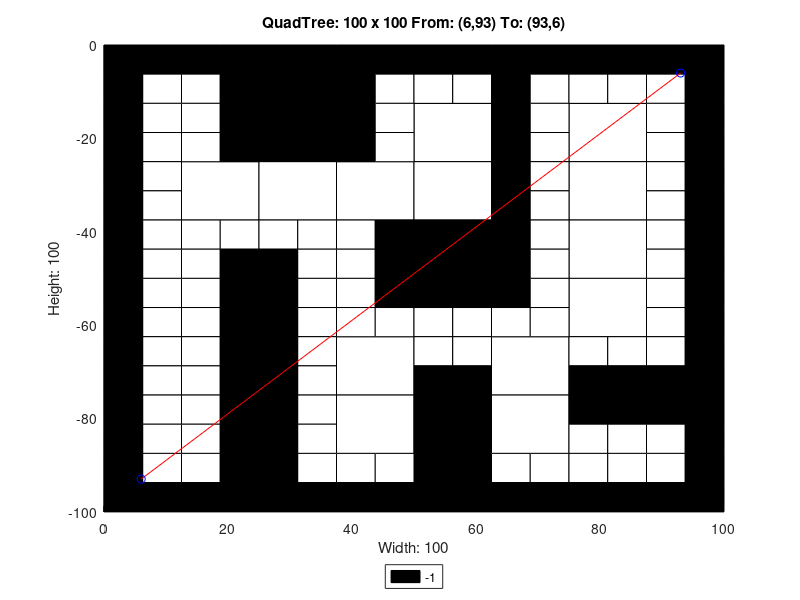

Write the MATLAB code that produced this figure.
axis([0 100 -100 0]);
title('QuadTree: 100 x 100 From: (6,93) To: (93,6)');
xlabel('Width: 100');
ylabel('Height: 100');
rectangle('Position',[25 -12.5 12.5 12.5], 'FaceColor',[0 0 0]);
rectangle('Position',[25 -25 12.5 12.5], 'FaceColor',[0 0 0]);
rectangle('Position',[12.5 -37.5 12.5 12.5], 'FaceColor',[1 1 1]);
rectangle('Position',[25 -37.5 12.5 12.5], 'FaceColor',[1 1 1]);
rectangle('Position',[37.5 -37.5 12.5 12.5], 'FaceColor',[1 1 1]);
rectangle('Position',[50 -25 12.5 12.5], 'FaceColor',[1 1 1]);
rectangle('Position',[75 -25 12.5 12.5], 'FaceColor',[1 1 1]);
rectangle('Position',[50 -37.5 12.5 12.5], 'FaceColor',[1 1 1]);
rectangle('Position',[50 -50 12.5 12.5], 'FaceColor',[0 0 0]);
rectangle('Position',[75 -37.5 12.5 12.5], 'FaceColor',[1 1 1]);
rectangle('Position',[75 -50 12.5 12.5], 'FaceColor',[1 1 1]);
rectangle('Position',[37.5 -75 12.5 12.5], 'FaceColor',[1 1 1]);
rectangle('Position',[37.5 -87.5 12.5 12.5], 'FaceColor',[1 1 1]);
rectangle('Position',[62.5 -75 12.5 12.5], 'FaceColor',[1 1 1]);
rectangle('Position',[75 -62.5 12.5 12.5], 'FaceColor',[1 1 1]);
rectangle('Position',[50 -87.5 12.5 12.5], 'FaceColor',[0 0 0]);
rectangle('Position',[62.5 -87.5 12.5 12.5], 'FaceColor',[1 1 1]);
rectangle('Position',[50 -100 12.5 12.5], 'FaceColor',[0 0 0]);
rectangle('Position',[0 -6.25 6.25 6.25], 'FaceColor',[0 0 0]);
rectangle('Position',[6.25 -6.25 6.25 6.25], 'FaceColor',[0 0 0]);
rectangle('Position',[0 -12.5 6.25 6.25], 'FaceColor',[0 0 0]);
rectangle('Position',[6.25 -12.5 6.25 6.25], 'FaceColor',[1 1 1]);
rectangle('Position',[12.5 -6.25 6.25 6.25], 'FaceColor',[0 0 0]);
rectangle('Position',[18.75 -6.25 6.25 6.25], 'FaceColor',[0 0 0]);
rectangle('Position',[12.5 -12.5 6.25 6.25], 'FaceColor',[1 1 1]);
rectangle('Position',[18.75 -12.5 6.25 6.25], 'FaceColor',[0 0 0]);
rectangle('Position',[0 -18.75 6.25 6.25], 'FaceColor',[0 0 0]);
rectangle('Position',[6.25 -18.75 6.25 6.25], 'FaceColor',[1 1 1]);
rectangle('Position',[0 -25 6.25 6.25], 'FaceColor',[0 0 0]);
rectangle('Position',[6.25 -25 6.25 6.25], 'FaceColor',[1 1 1]);
rectangle('Position',[12.5 -18.75 6.25 6.25], 'FaceColor',[1 1 1]);
rectangle('Position',[18.75 -18.75 6.25 6.25], 'FaceColor',[0 0 0]);
rectangle('Position',[12.5 -25 6.25 6.25], 'FaceColor',[1 1 1]);
rectangle('Position',[18.75 -25 6.25 6.25], 'FaceColor',[0 0 0]);
rectangle('Position',[37.5 -6.25 6.25 6.25], 'FaceColor',[0 0 0]);
rectangle('Position',[43.75 -6.25 6.25 6.25], 'FaceColor',[0 0 0]);
rectangle('Position',[37.5 -12.5 6.25 6.25], 'FaceColor',[0 0 0]);
rectangle('Position',[43.75 -12.5 6.25 6.25], 'FaceColor',[1 1 1]);
rectangle('Position',[37.5 -18.75 6.25 6.25], 'FaceColor',[0 0 0]);
rectangle('Position',[43.75 -18.75 6.25 6.25], 'FaceColor',[1 1 1]);
rectangle('Position',[37.5 -25 6.25 6.25], 'FaceColor',[0 0 0]);
rectangle('Position',[43.75 -25 6.25 6.25], 'FaceColor',[1 1 1]);
rectangle('Position',[0 -31.25 6.25 6.25], 'FaceColor',[0 0 0]);
rectangle('Position',[6.25 -31.25 6.25 6.25], 'FaceColor',[1 1 1]);
rectangle('Position',[0 -37.5 6.25 6.25], 'FaceColor',[0 0 0]);
rectangle('Position',[6.25 -37.5 6.25 6.25], 'FaceColor',[1 1 1]);
rectangle('Position',[0 -43.75 6.25 6.25], 'FaceColor',[0 0 0]);
rectangle('Position',[6.25 -43.75 6.25 6.25], 'FaceColor',[1 1 1]);
rectangle('Position',[0 -50 6.25 6.25], 'FaceColor',[0 0 0]);
rectangle('Position',[6.25 -50 6.25 6.25], 'FaceColor',[1 1 1]);
rectangle('Position',[12.5 -43.75 6.25 6.25], 'FaceColor',[1 1 1]);
rectangle('Position',[18.75 -43.75 6.25 6.25], 'FaceColor',[1 1 1]);
rectangle('Position',[12.5 -50 6.25 6.25], 'FaceColor',[1 1 1]);
rectangle('Position',[18.75 -50 6.25 6.25], 'FaceColor',[0 0 0]);
rectangle('Position',[25 -43.75 6.25 6.25], 'FaceColor',[1 1 1]);
rectangle('Position',[31.25 -43.75 6.25 6.25], 'FaceColor',[1 1 1]);
rectangle('Position',[25 -50 6.25 6.25], 'FaceColor',[0 0 0]);
rectangle('Position',[31.25 -50 6.25 6.25], 'FaceColor',[1 1 1]);
rectangle('Position',[37.5 -43.75 6.25 6.25], 'FaceColor',[1 1 1]);
rectangle('Position',[43.75 -43.75 6.25 6.25], 'FaceColor',[0 0 0]);
rectangle('Position',[37.5 -50 6.25 6.25], 'FaceColor',[1 1 1]);
rectangle('Position',[43.75 -50 6.25 6.25], 'FaceColor',[0 0 0]);
rectangle('Position',[50 -6.25 6.25 6.25], 'FaceColor',[0 0 0]);
rectangle('Position',[56.25 -6.25 6.25 6.25], 'FaceColor',[0 0 0]);
rectangle('Position',[50 -12.5 6.25 6.25], 'FaceColor',[1 1 1]);
rectangle('Position',[56.25 -12.5 6.25 6.25], 'FaceColor',[1 1 1]);
rectangle('Position',[62.5 -6.25 6.25 6.25], 'FaceColor',[0 0 0]);
rectangle('Position',[68.75 -6.25 6.25 6.25], 'FaceColor',[0 0 0]);
rectangle('Position',[62.5 -12.5 6.25 6.25], 'FaceColor',[0 0 0]);
rectangle('Position',[68.75 -12.5 6.25 6.25], 'FaceColor',[1 1 1]);
rectangle('Position',[62.5 -18.75 6.25 6.25], 'FaceColor',[0 0 0]);
rectangle('Position',[68.75 -18.75 6.25 6.25], 'FaceColor',[1 1 1]);
rectangle('Position',[62.5 -25 6.25 6.25], 'FaceColor',[0 0 0]);
rectangle('Position',[68.75 -25 6.25 6.25], 'FaceColor',[1 1 1]);
rectangle('Position',[75 -6.25 6.25 6.25], 'FaceColor',[0 0 0]);
rectangle('Position',[81.25 -6.25 6.25 6.25], 'FaceColor',[0 0 0]);
rectangle('Position',[75 -12.5 6.25 6.25], 'FaceColor',[1 1 1]);
rectangle('Position',[81.25 -12.5 6.25 6.25], 'FaceColor',[1 1 1]);
rectangle('Position',[87.5 -6.25 6.25 6.25], 'FaceColor',[0 0 0]);
rectangle('Position',[93.75 -6.25 6.25 6.25], 'FaceColor',[0 0 0]);
rectangle('Position',[87.5 -12.5 6.25 6.25], 'FaceColor',[1 1 1]);
rectangle('Position',[93.75 -12.5 6.25 6.25], 'FaceColor',[0 0 0]);
rectangle('Position',[87.5 -18.75 6.25 6.25], 'FaceColor',[1 1 1]);
rectangle('Position',[93.75 -18.75 6.25 6.25], 'FaceColor',[0 0 0]);
rectangle('Position',[87.5 -25 6.25 6.25], 'FaceColor',[1 1 1]);
rectangle('Position',[93.75 -25 6.25 6.25], 'FaceColor',[0 0 0]);
rectangle('Position',[62.5 -31.25 6.25 6.25], 'FaceColor',[0 0 0]);
rectangle('Position',[68.75 -31.25 6.25 6.25], 'FaceColor',[1 1 1]);
rectangle('Position',[62.5 -37.5 6.25 6.25], 'FaceColor',[0 0 0]);
rectangle('Position',[68.75 -37.5 6.25 6.25], 'FaceColor',[1 1 1]);
rectangle('Position',[62.5 -43.75 6.25 6.25], 'FaceColor',[0 0 0]);
rectangle('Position',[68.75 -43.75 6.25 6.25], 'FaceColor',[1 1 1]);
rectangle('Position',[62.5 -50 6.25 6.25], 'FaceColor',[0 0 0]);
rectangle('Position',[68.75 -50 6.25 6.25], 'FaceColor',[1 1 1]);
rectangle('Position',[87.5 -31.25 6.25 6.25], 'FaceColor',[1 1 1]);
rectangle('Position',[93.75 -31.25 6.25 6.25], 'FaceColor',[0 0 0]);
rectangle('Position',[87.5 -37.5 6.25 6.25], 'FaceColor',[1 1 1]);
rectangle('Position',[93.75 -37.5 6.25 6.25], 'FaceColor',[0 0 0]);
rectangle('Position',[87.5 -43.75 6.25 6.25], 'FaceColor',[1 1 1]);
rectangle('Position',[93.75 -43.75 6.25 6.25], 'FaceColor',[0 0 0]);
rectangle('Position',[87.5 -50 6.25 6.25], 'FaceColor',[1 1 1]);
rectangle('Position',[93.75 -50 6.25 6.25], 'FaceColor',[0 0 0]);
rectangle('Position',[0 -56.25 6.25 6.25], 'FaceColor',[0 0 0]);
rectangle('Position',[6.25 -56.25 6.25 6.25], 'FaceColor',[1 1 1]);
rectangle('Position',[0 -62.5 6.25 6.25], 'FaceColor',[0 0 0]);
rectangle('Position',[6.25 -62.5 6.25 6.25], 'FaceColor',[1 1 1]);
rectangle('Position',[12.5 -56.25 6.25 6.25], 'FaceColor',[1 1 1]);
rectangle('Position',[18.75 -56.25 6.25 6.25], 'FaceColor',[0 0 0]);
rectangle('Position',[12.5 -62.5 6.25 6.25], 'FaceColor',[1 1 1]);
rectangle('Position',[18.75 -62.5 6.25 6.25], 'FaceColor',[0 0 0]);
rectangle('Position',[0 -68.75 6.25 6.25], 'FaceColor',[0 0 0]);
rectangle('Position',[6.25 -68.75 6.25 6.25], 'FaceColor',[1 1 1]);
rectangle('Position',[0 -75 6.25 6.25], 'FaceColor',[0 0 0]);
rectangle('Position',[6.25 -75 6.25 6.25], 'FaceColor',[1 1 1]);
rectangle('Position',[12.5 -68.75 6.25 6.25], 'FaceColor',[1 1 1]);
rectangle('Position',[18.75 -68.75 6.25 6.25], 'FaceColor',[0 0 0]);
rectangle('Position',[12.5 -75 6.25 6.25], 'FaceColor',[1 1 1]);
rectangle('Position',[18.75 -75 6.25 6.25], 'FaceColor',[0 0 0]);
rectangle('Position',[25 -56.25 6.25 6.25], 'FaceColor',[0 0 0]);
rectangle('Position',[31.25 -56.25 6.25 6.25], 'FaceColor',[1 1 1]);
rectangle('Position',[25 -62.5 6.25 6.25], 'FaceColor',[0 0 0]);
rectangle('Position',[31.25 -62.5 6.25 6.25], 'FaceColor',[1 1 1]);
rectangle('Position',[37.5 -56.25 6.25 6.25], 'FaceColor',[1 1 1]);
rectangle('Position',[43.75 -56.25 6.25 6.25], 'FaceColor',[0 0 0]);
rectangle('Position',[37.5 -62.5 6.25 6.25], 'FaceColor',[1 1 1]);
rectangle('Position',[43.75 -62.5 6.25 6.25], 'FaceColor',[1 1 1]);
rectangle('Position',[25 -68.75 6.25 6.25], 'FaceColor',[0 0 0]);
rectangle('Position',[31.25 -68.75 6.25 6.25], 'FaceColor',[1 1 1]);
rectangle('Position',[25 -75 6.25 6.25], 'FaceColor',[0 0 0]);
rectangle('Position',[31.25 -75 6.25 6.25], 'FaceColor',[1 1 1]);
rectangle('Position',[0 -81.25 6.25 6.25], 'FaceColor',[0 0 0]);
rectangle('Position',[6.25 -81.25 6.25 6.25], 'FaceColor',[1 1 1]);
rectangle('Position',[0 -87.5 6.25 6.25], 'FaceColor',[0 0 0]);
rectangle('Position',[6.25 -87.5 6.25 6.25], 'FaceColor',[1 1 1]);
rectangle('Position',[12.5 -81.25 6.25 6.25], 'FaceColor',[1 1 1]);
rectangle('Position',[18.75 -81.25 6.25 6.25], 'FaceColor',[0 0 0]);
rectangle('Position',[12.5 -87.5 6.25 6.25], 'FaceColor',[1 1 1]);
rectangle('Position',[18.75 -87.5 6.25 6.25], 'FaceColor',[0 0 0]);
rectangle('Position',[0 -93.75 6.25 6.25], 'FaceColor',[0 0 0]);
rectangle('Position',[6.25 -93.75 6.25 6.25], 'FaceColor',[1 1 1]);
rectangle('Position',[0 -100 6.25 6.25], 'FaceColor',[0 0 0]);
rectangle('Position',[6.25 -100 6.25 6.25], 'FaceColor',[0 0 0]);
rectangle('Position',[12.5 -93.75 6.25 6.25], 'FaceColor',[1 1 1]);
rectangle('Position',[18.75 -93.75 6.25 6.25], 'FaceColor',[0 0 0]);
rectangle('Position',[12.5 -100 6.25 6.25], 'FaceColor',[0 0 0]);
rectangle('Position',[18.75 -100 6.25 6.25], 'FaceColor',[0 0 0]);
rectangle('Position',[25 -81.25 6.25 6.25], 'FaceColor',[0 0 0]);
rectangle('Position',[31.25 -81.25 6.25 6.25], 'FaceColor',[1 1 1]);
rectangle('Position',[25 -87.5 6.25 6.25], 'FaceColor',[0 0 0]);
rectangle('Position',[31.25 -87.5 6.25 6.25], 'FaceColor',[1 1 1]);
rectangle('Position',[25 -93.75 6.25 6.25], 'FaceColor',[0 0 0]);
rectangle('Position',[31.25 -93.75 6.25 6.25], 'FaceColor',[1 1 1]);
rectangle('Position',[25 -100 6.25 6.25], 'FaceColor',[0 0 0]);
rectangle('Position',[31.25 -100 6.25 6.25], 'FaceColor',[0 0 0]);
rectangle('Position',[37.5 -93.75 6.25 6.25], 'FaceColor',[1 1 1]);
rectangle('Position',[43.75 -93.75 6.25 6.25], 'FaceColor',[1 1 1]);
rectangle('Position',[37.5 -100 6.25 6.25], 'FaceColor',[0 0 0]);
rectangle('Position',[43.75 -100 6.25 6.25], 'FaceColor',[0 0 0]);
rectangle('Position',[50 -56.25 6.25 6.25], 'FaceColor',[0 0 0]);
rectangle('Position',[56.25 -56.25 6.25 6.25], 'FaceColor',[0 0 0]);
rectangle('Position',[50 -62.5 6.25 6.25], 'FaceColor',[1 1 1]);
rectangle('Position',[56.25 -62.5 6.25 6.25], 'FaceColor',[1 1 1]);
rectangle('Position',[62.5 -56.25 6.25 6.25], 'FaceColor',[0 0 0]);
rectangle('Position',[68.75 -56.25 6.25 6.25], 'FaceColor',[1 1 1]);
rectangle('Position',[62.5 -62.5 6.25 6.25], 'FaceColor',[1 1 1]);
rectangle('Position',[68.75 -62.5 6.25 6.25], 'FaceColor',[1 1 1]);
rectangle('Position',[50 -68.75 6.25 6.25], 'FaceColor',[1 1 1]);
rectangle('Position',[56.25 -68.75 6.25 6.25], 'FaceColor',[1 1 1]);
rectangle('Position',[50 -75 6.25 6.25], 'FaceColor',[0 0 0]);
rectangle('Position',[56.25 -75 6.25 6.25], 'FaceColor',[0 0 0]);
rectangle('Position',[87.5 -56.25 6.25 6.25], 'FaceColor',[1 1 1]);
rectangle('Position',[93.75 -56.25 6.25 6.25], 'FaceColor',[0 0 0]);
rectangle('Position',[87.5 -62.5 6.25 6.25], 'FaceColor',[1 1 1]);
rectangle('Position',[93.75 -62.5 6.25 6.25], 'FaceColor',[0 0 0]);
rectangle('Position',[75 -68.75 6.25 6.25], 'FaceColor',[1 1 1]);
rectangle('Position',[81.25 -68.75 6.25 6.25], 'FaceColor',[1 1 1]);
rectangle('Position',[75 -75 6.25 6.25], 'FaceColor',[0 0 0]);
rectangle('Position',[81.25 -75 6.25 6.25], 'FaceColor',[0 0 0]);
rectangle('Position',[87.5 -68.75 6.25 6.25], 'FaceColor',[1 1 1]);
rectangle('Position',[93.75 -68.75 6.25 6.25], 'FaceColor',[0 0 0]);
rectangle('Position',[87.5 -75 6.25 6.25], 'FaceColor',[0 0 0]);
rectangle('Position',[93.75 -75 6.25 6.25], 'FaceColor',[0 0 0]);
rectangle('Position',[62.5 -93.75 6.25 6.25], 'FaceColor',[1 1 1]);
rectangle('Position',[68.75 -93.75 6.25 6.25], 'FaceColor',[1 1 1]);
rectangle('Position',[62.5 -100 6.25 6.25], 'FaceColor',[0 0 0]);
rectangle('Position',[68.75 -100 6.25 6.25], 'FaceColor',[0 0 0]);
rectangle('Position',[75 -81.25 6.25 6.25], 'FaceColor',[0 0 0]);
rectangle('Position',[81.25 -81.25 6.25 6.25], 'FaceColor',[0 0 0]);
rectangle('Position',[75 -87.5 6.25 6.25], 'FaceColor',[1 1 1]);
rectangle('Position',[81.25 -87.5 6.25 6.25], 'FaceColor',[1 1 1]);
rectangle('Position',[87.5 -81.25 6.25 6.25], 'FaceColor',[0 0 0]);
rectangle('Position',[93.75 -81.25 6.25 6.25], 'FaceColor',[0 0 0]);
rectangle('Position',[87.5 -87.5 6.25 6.25], 'FaceColor',[1 1 1]);
rectangle('Position',[93.75 -87.5 6.25 6.25], 'FaceColor',[0 0 0]);
rectangle('Position',[75 -93.75 6.25 6.25], 'FaceColor',[1 1 1]);
rectangle('Position',[81.25 -93.75 6.25 6.25], 'FaceColor',[1 1 1]);
rectangle('Position',[75 -100 6.25 6.25], 'FaceColor',[0 0 0]);
rectangle('Position',[81.25 -100 6.25 6.25], 'FaceColor',[0 0 0]);
rectangle('Position',[87.5 -93.75 6.25 6.25], 'FaceColor',[1 1 1]);
rectangle('Position',[93.75 -93.75 6.25 6.25], 'FaceColor',[0 0 0]);
rectangle('Position',[87.5 -100 6.25 6.25], 'FaceColor',[0 0 0]);
rectangle('Position',[93.75 -100 6.25 6.25], 'FaceColor',[0 0 0]);
X=[93,6];
Y=[-6,-93];
hold on;
plot(X,Y,'r');
plot(X,Y,'bo');
legend('-1','Location','southoutside');
